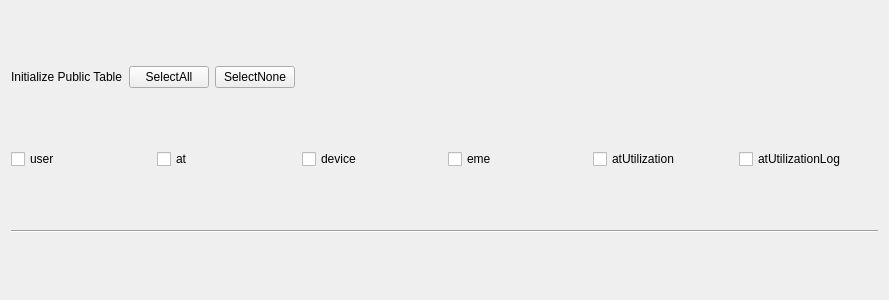
<?xml version="1.0" encoding="UTF-8"?>
<ui version="4.0">
 <class>DBMPublicTablePanel</class>
 <widget class="QWidget" name="DBMPublicTablePanel">
  <property name="geometry">
   <rect>
    <x>0</x>
    <y>0</y>
    <width>889</width>
    <height>300</height>
   </rect>
  </property>
  <property name="windowTitle">
   <string>DBMPublicTablePanel</string>
  </property>
  <layout class="QVBoxLayout" name="verticalLayout">
   <item>
    <layout class="QHBoxLayout" name="horizontalLayout">
     <item>
      <widget class="QLabel" name="_publicTableTag">
       <property name="text">
        <string>Initialize Public Table</string>
       </property>
       <property name="scaledContents">
        <bool>true</bool>
       </property>
      </widget>
     </item>
     <item>
      <widget class="QPushButton" name="_btnSelectAll">
       <property name="text">
        <string>SelectAll</string>
       </property>
      </widget>
     </item>
     <item>
      <widget class="QPushButton" name="_btnSelectNone">
       <property name="text">
        <string>SelectNone</string>
       </property>
      </widget>
     </item>
     <item>
      <spacer name="horizontalSpacer">
       <property name="orientation">
        <enum>Qt::Horizontal</enum>
       </property>
       <property name="sizeHint" stdset="0">
        <size>
         <width>40</width>
         <height>20</height>
        </size>
       </property>
      </spacer>
     </item>
    </layout>
   </item>
   <item>
    <layout class="QHBoxLayout" name="horizontalLayout_2">
     <item>
      <widget class="QCheckBox" name="_cbUserTable">
       <property name="text">
        <string>user</string>
       </property>
      </widget>
     </item>
     <item>
      <widget class="QCheckBox" name="_cbATTable">
       <property name="text">
        <string>at</string>
       </property>
      </widget>
     </item>
     <item>
      <widget class="QCheckBox" name="_cbDeviceTable">
       <property name="text">
        <string>device</string>
       </property>
      </widget>
     </item>
     <item>
      <widget class="QCheckBox" name="_cbEMETable">
       <property name="text">
        <string>eme</string>
       </property>
      </widget>
     </item>
     <item>
      <widget class="QCheckBox" name="_cbATUtilizationTable">
       <property name="text">
        <string>atUtilization</string>
       </property>
      </widget>
     </item>
     <item>
      <widget class="QCheckBox" name="_cbATUtilizationLogTable">
       <property name="text">
        <string>atUtilizationLog</string>
       </property>
      </widget>
     </item>
    </layout>
   </item>
   <item>
    <widget class="Line" name="line">
     <property name="orientation">
      <enum>Qt::Horizontal</enum>
     </property>
    </widget>
   </item>
  </layout>
 </widget>
 <resources/>
 <connections/>
</ui>
